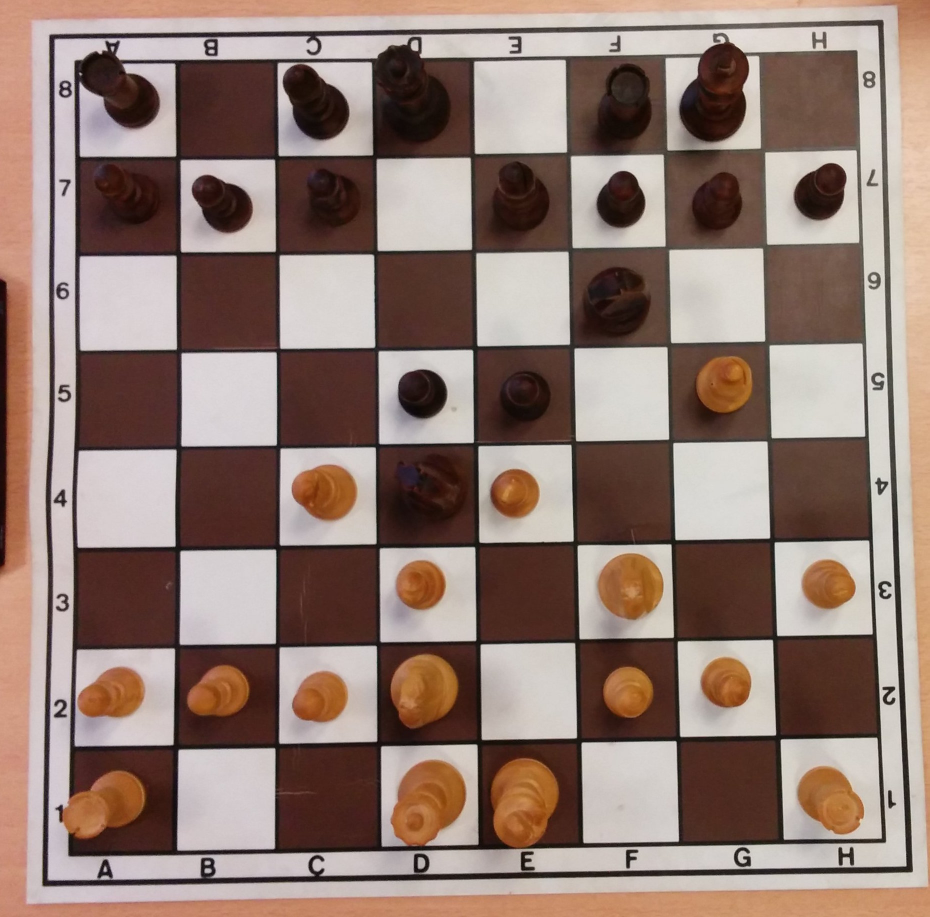
#> input picture imgprocessor/samples/sample2.jpg, 1859 x 1834 px (shown at 1/2 size)
$ jupyter execute --allow-errors chess_vision_experiments.ipynb   (shell and % lines are left out)   (Python 2 division)   (older library calls are emulated)
#> lines starting #> are read from the running program, lines starting #| are printed output that depends on the picture; after the words box and inside, x2 and y2 are one past the last pixel; in counts of white or black regions, pixels touching at a corner belong together
## Chessboard image analysis
We try out computer vision and machine learning approaches to analyse chessboard images and produce an 8x8 matrix where each square is labelled as "empty", "black" or "white".
First, we use canny edge detection (combined on all 3 colour channels) and the Hough line transform to identify the horizontal and vertical lines of the chess board.
Then, we compute their intersections which allows us to isolate an image of each square.
Then, we classify each square as empty or occupied based on the proportion of white pixels using canny edge detection.
Finally, for each occupied square, we pick the colour of the central pixel and we perform k-means clustering (k=2) on these pixels to assign a label to each square.
Currently, we achieve 100% accuracy on the sample image.

### TODO
* Try out other images!!
* parameters: canny edge $\sigma$ and canny edge threshold. These are image-specific...
* we can use the fact that we know the number of white and black pieces on the board (+/- 1) at each move to tune these parameters?
* later: performance consideerations; the whole pipeline should run in less than a few seconds per image?

[cell 1]

from __future__ import division
from __future__ import print_function

import math
import operator
import matplotlib
import numpy as np
import matplotlib.pyplot as plt
from scipy import ndimage as ndi

from scipy import ndimage as ndi

from skimage import feature, io, color, filters, exposure
from skimage.transform import hough_line, hough_line_peaks
from skimage.feature import corner_harris, corner_subpix, corner_peaks

from sklearn.cluster import KMeans
from sklearn.decomposition import PCA

[cell 2]
image = io.imread("samples/sample2.jpg")
#> image is the input picture: shape (1834, 1859, 3); mean R, G, B 145.1, 122.7, 113.5

plt.imshow(image, cmap=plt.cm.gray)
plt.show()

[cell 3]
from skimage.filters import roberts, sobel, scharr, prewitt
# [15 lines of commented-out code are left out]

from skimage.morphology import disk, square
from skimage.filters import threshold_otsu, rank
from skimage.util import img_as_ubyte

gray_image_u = img_as_ubyte(exposure.equalize_hist(color.rgb2gray(image)))
threshold_global_otsu = threshold_otsu(gray_image_u)
#> threshold_global_otsu = 129
global_otsu = gray_image_u >= threshold_global_otsu
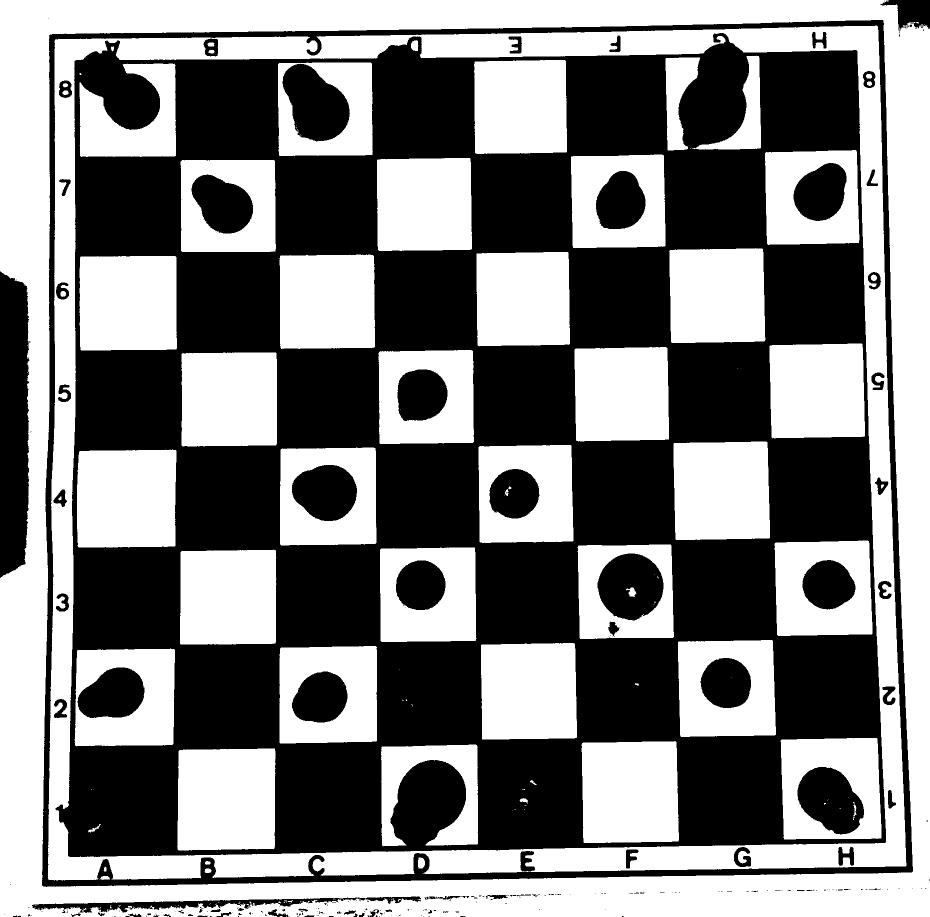
#> global_otsu: shape (1834, 1859) bool (shown at 1/2 size); 49.7% white; 136 white regions (75 under 20 px), largest, box (x1, y1, x2, y2) and area: (0, 0, 1859, 1834) 470025, (96, 51, 1813, 1761) 261855, (354, 1497, 551, 1701) 39003
# plt.imshow(global_otsu, cmap=plt.cm.gray)
# plt.plot()
img_canny = feature.canny(global_otsu, 0)
#> img_canny: shape (1834, 1859) bool; 3.1% white in thin lines or dots
# plt.imshow(feature.canny(global_otsu, 1), cmap=plt.cm.gray)
plt.imshow(prewitt(global_otsu), cmap=plt.cm.gray)
plt.plot()

# [9 lines of commented-out code are left out]

[cell 4]
# play around with different transformations
img_hsv = color.convert_colorspace(image, 'RGB', 'HSV')
image_hue = img_hsv[:,:,1]
image_blue = image[:,:,2]
image_gray = exposure.equalize_hist(color.rgb2gray(image))

image_canny2 = np.zeros_like(image_gray)
for i in range(3):
    image_canny2 = np.logical_or(image_canny2, feature.canny(exposure.equalize_hist(image[:,:,i]),1))

#image_canny = feature.canny(image_gray, 2)
image_canny = image_canny2
plt.imshow(image_canny2, cmap=plt.cm.gray)
plt.plot()

[cell 5]
# finds coordinates where the Hough lines intersect
# find horizontal and vertical lines, and compute their intersects
# return coordinates from top to bottom and left to right

ANGLE_TOL = 0.2
# TODO implement filtering here :
# we want 2 sets of 9 lines, with a 90deg angle between each pair of lines
# the distance between the lines should be homogeneous

# [30 lines left out: function find_edges, not called in this run]

# plot chessboard with lines and intersections
H, theta, d = hough_line(img_canny)
#> theta = 180 values from -1.57 to 1.55; d = 5225 values from -2612 to 2612
print(H)
#> (printed output is left out)
print(np.sum(H>0))
#| 404504

rows, cols = image_canny.shape

plt.imshow(image, cmap=plt.cm.gray)
#> (the rest of this cell did not finish here and is left out)

[cell 6]
# return a numpy array where each entry is the image of a square

# [18 lines left out: functions find_squares, print_all_squares, not called in this run]

#> (the rest of this cell did not finish here and is left out)

[cell 7]
# use a hard threshold on the proportion of white pixels in the canny-filtered images
# to classify empty and occupied squares

# how about using kmeans here as well ? difference is we know how many cases are unoccupied (up to 1)
# so that can help finding the threshold!
def is_square_occupied(img):
    return np.mean(img) > 0.13  # this threshold is obviously image-dependent... not good (0.09)

is_square_occupied = np.vectorize(is_square_occupied, otypes=[bool])
#> (the rest of this cell did not finish here and is left out)

[cell 8]
# classify occupied squares as black or white
# to do it, we pick a representative colour for each square and perform K-means clustering (K=2)
# it turns out that picking the colour of the central pixel in each square gives 100% accuracy
# whereas fancier approaches such as averaging over the inferred shape of the pawn give around 5 errors

# fancy
# [37 lines left out: functions find_average_col_2, find_average_col_3, find_average_col_4, apply_to_matrix, single_color_images, not called in this run]

#> (the rest of this cell did not finish here and is left out)

The following stuff does not seem to work

[cell 9]
from skimage.measure import label

# apply threshold
# [22 lines left out: functions find_objects, flatten_matrix, not called in this run]

#> (the rest of this cell did not finish here and is left out)

[cell 10]
# [5 lines left out: function pca_plot, not called in this run]

[cell 11]
# TODO
# use ML to classify the images?  normalized canny + SVM / SIFT + bag of words / convNet ?
# use some preprocessing to make the thresholds less image-dependent (histogram normalization?)

[cell 12]
from skimage.filters import threshold_otsu
from skimage.segmentation import clear_border
from skimage.measure import label
from skimage.morphology import closing, square
from skimage.measure import regionprops
from skimage.color import label2rgb, rgb2gray

import matplotlib.patches as mpatches

# apply threshold
image_gray = color.rgb2gray(image)
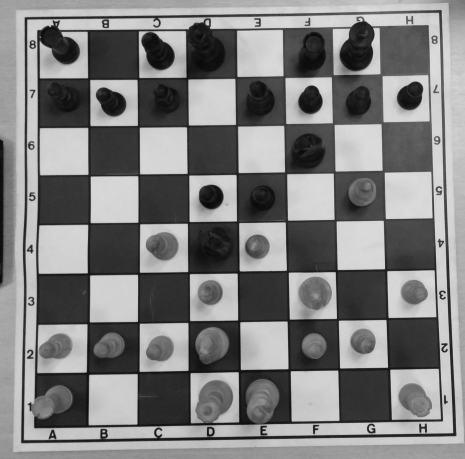
#> image_gray: shape (1834, 1859) float64 (shown at 1/4 size); min 0.00583, max 0.93, mean 0.497
thresh = threshold_otsu(image_gray)
#> thresh = 0.488

bw = closing(image_gray > thresh, square(3))
#> bw: shape (1834, 1859) bool; 51.4% white; 50 black regions (4 under 20 px), largest, box (x1, y1, x2, y2) and area: (112, 66, 1772, 1714) 1416722, (84, 40, 1826, 1773) 75387, (0, 553, 54, 1151) 26727
plt.imshow(bw)

# remove artifacts connected to image border
cleared = bw.copy()
clear_border(cleared)

# label image regions
label_image = label(cleared)
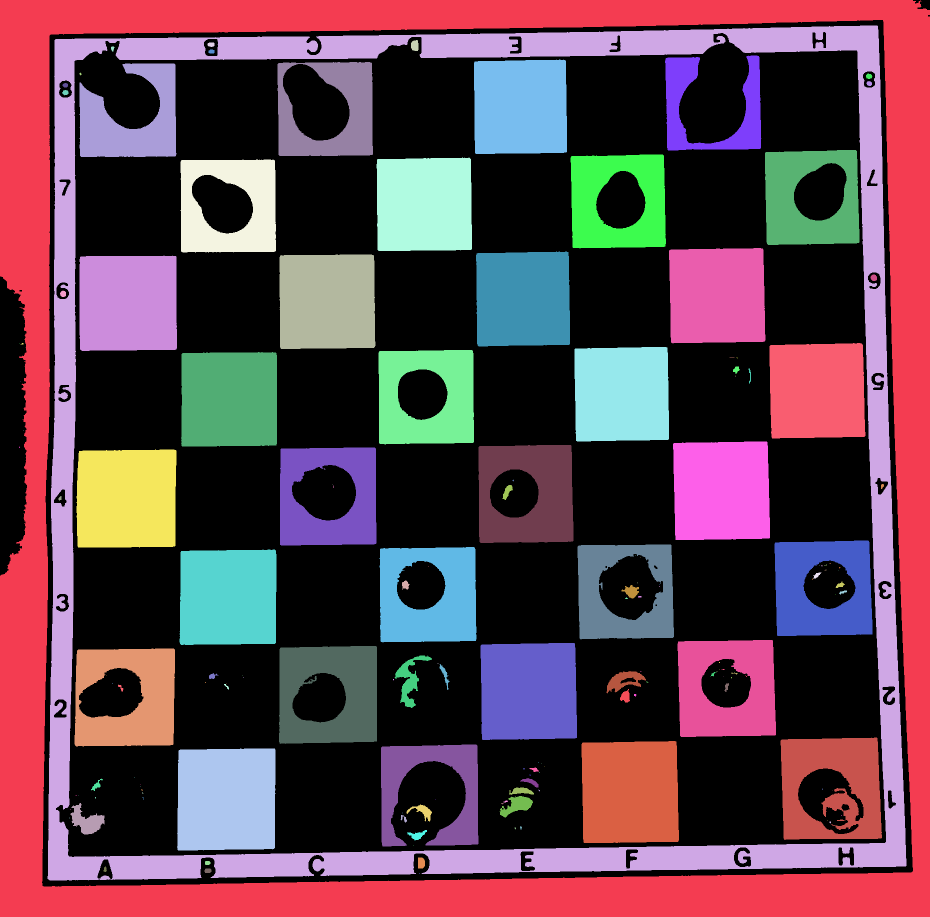
#> label_image: shape (1834, 1859) int32 (shown at 1/2 size); 160 distinct labels, from 0 to 159; one colour per label, 0 black
borders = np.logical_xor(bw, cleared)
#> borders: shape (1834, 1859) bool; every value is 0
label_image[borders] = -1
image_label_overlay = label2rgb(label_image, image=image)
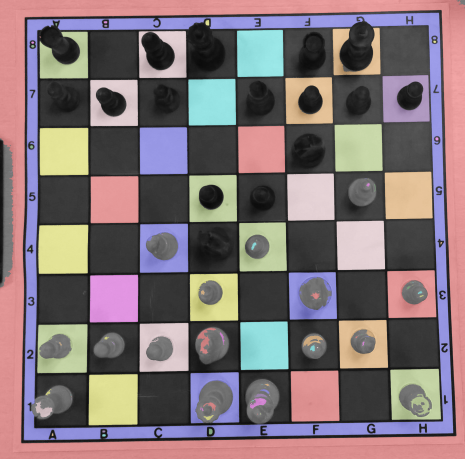
#> image_label_overlay: shape (1834, 1859, 3) float64 (shown at 1/4 size); mean R, G, B 0.503, 0.448, 0.459

fig, ax = plt.subplots(ncols=1, nrows=1, figsize=(6, 6))
ax.imshow(image_label_overlay)

for region in regionprops(label_image):

    # skip small images
    if region.area < 100:
        continue

    # draw rectangle around segmented coins
    minr, minc, maxr, maxc = region.bbox
    rect = mpatches.Rectangle((minc, minr), maxc - minc, maxr - minr,
                              fill=False, edgecolor='red', linewidth=2)
    ax.add_patch(rect)
#> this loop made 159 passes
#> (minr, minc, maxr, maxc) on passes 1 to 3: (0, 0, 1834, 1859), (51, 95, 1761, 1813), (80, 822, 102, 837)

plt.show()
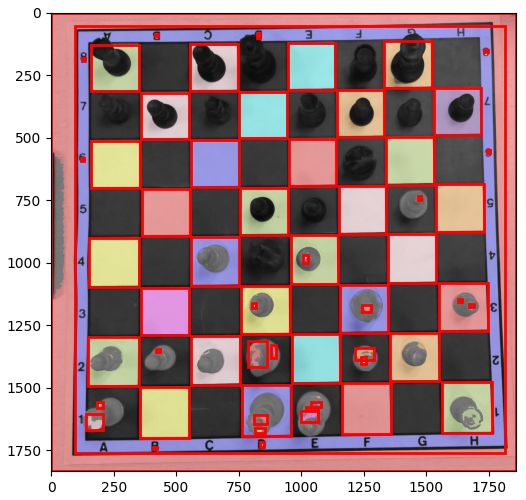
#> figure drawn by matplotlib, 1 panel

$ run again, with imgprocessor/samples/sample1.jpg copied over imgprocessor/samples/sample2.jpg
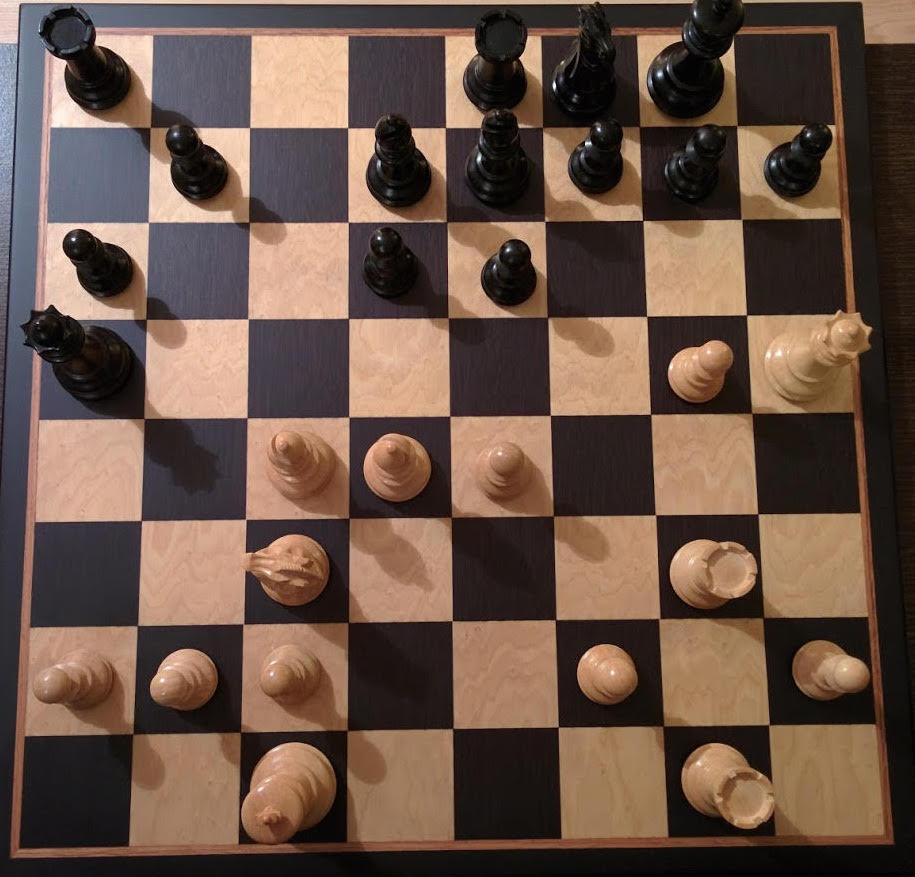
#> input picture imgprocessor/samples/sample1.jpg, 915 x 877 px
#> image is the input picture: shape (877, 915, 3); mean R, G, B 104.7, 82.3, 70
#> threshold_global_otsu = 128
#> `global_otsu = gray_image_u >= threshold_global_otsu`:
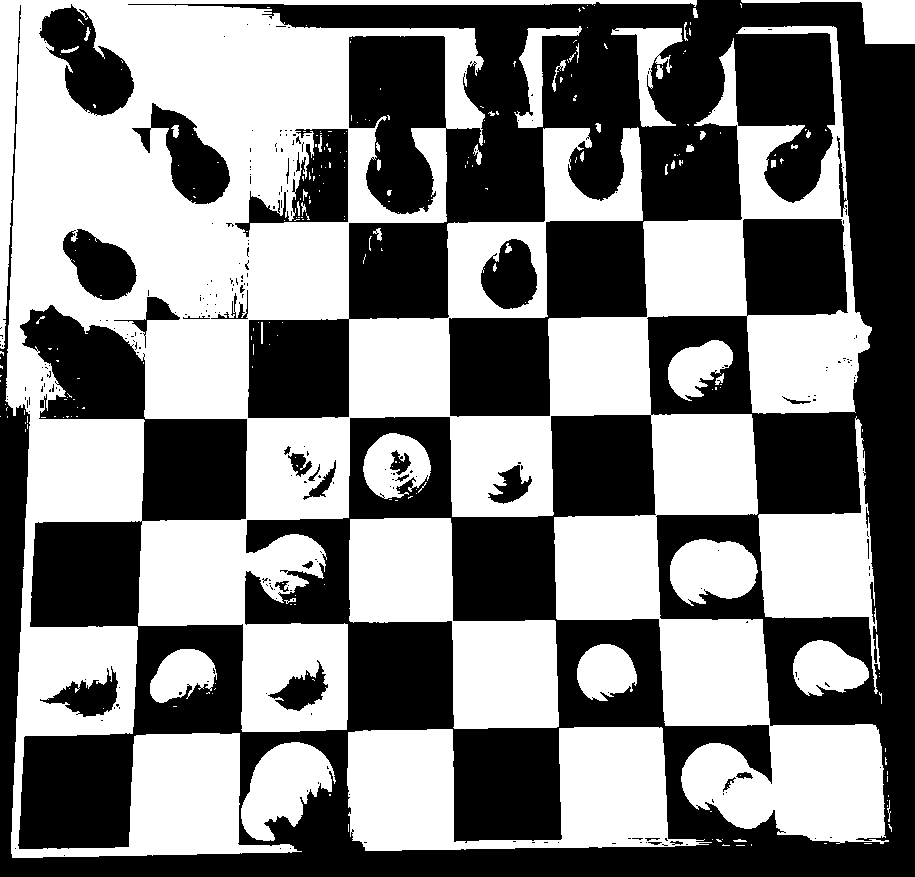
#> global_otsu: shape (877, 915) bool; 50.1% white; 252 black regions (221 under 20 px), largest, box (x1, y1, x2, y2) and area: (0, 0, 915, 877) 372219, (39, 4, 134, 116) 5493, (235, 129, 348, 237) 4915
#> img_canny: shape (877, 915) bool; 5.6% white in thin lines or dots
#> theta = 180 values from -1.57 to 1.55; d = 2537 values from -1268 to 1268
#> (printed output is left out)
#| 197185
#> thresh = 0.364
#> bw: shape (877, 915) bool; 44.5% white; 169 white regions (130 under 20 px), largest, box (x1, y1, x2, y2) and area: (0, 0, 884, 846) 281046, (13, 733, 333, 857) 18291, (559, 727, 668, 840) 11610
#> label_image: shape (877, 915) int32; 170 distinct labels, from 0 to 169
#> borders: shape (877, 915) bool; every value is 0
#> the loop `for region in regionprops(label_image):` made 169 passes
#> (minr, minc, maxr, maxc) on passes 1, 2, 8: (0, 0, 846, 884), (0, 741, 44, 915), (27, 519, 100, 581)
#> `plt.show()`:
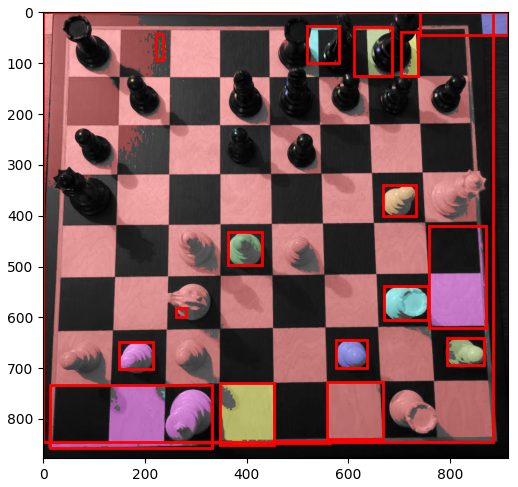
#> figure drawn by matplotlib, 1 panel

$ run again, with imgprocessor/samples/sample3.jpg copied over imgprocessor/samples/sample2.jpg
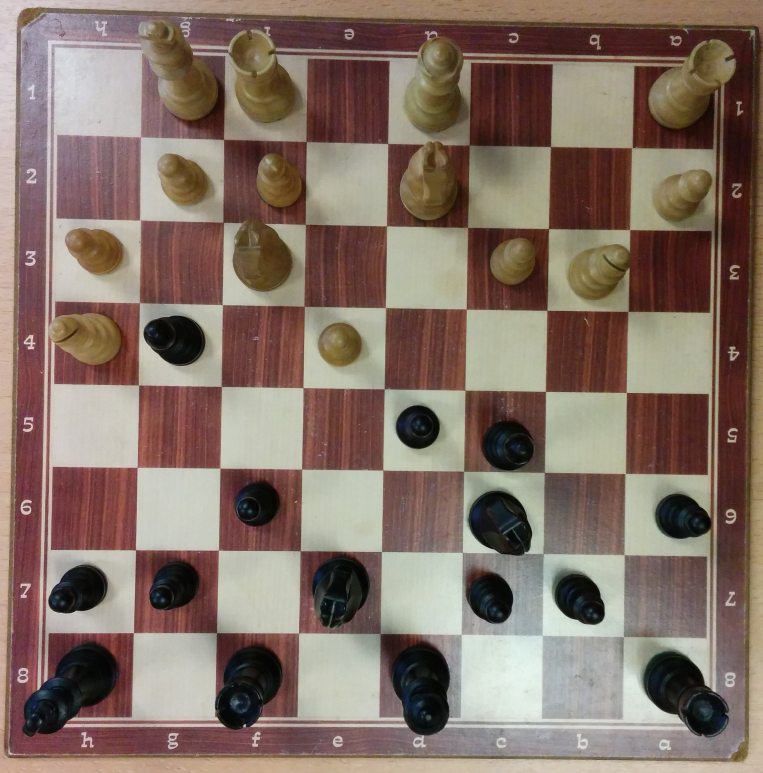
#> input picture imgprocessor/samples/sample3.jpg, 2287 x 2317 px (shown at 1/3 size)
#> image is the input picture: shape (2317, 2287, 3); mean R, G, B 132, 113.6, 102.8
#> threshold_global_otsu = 128
#> `global_otsu = gray_image_u >= threshold_global_otsu`:
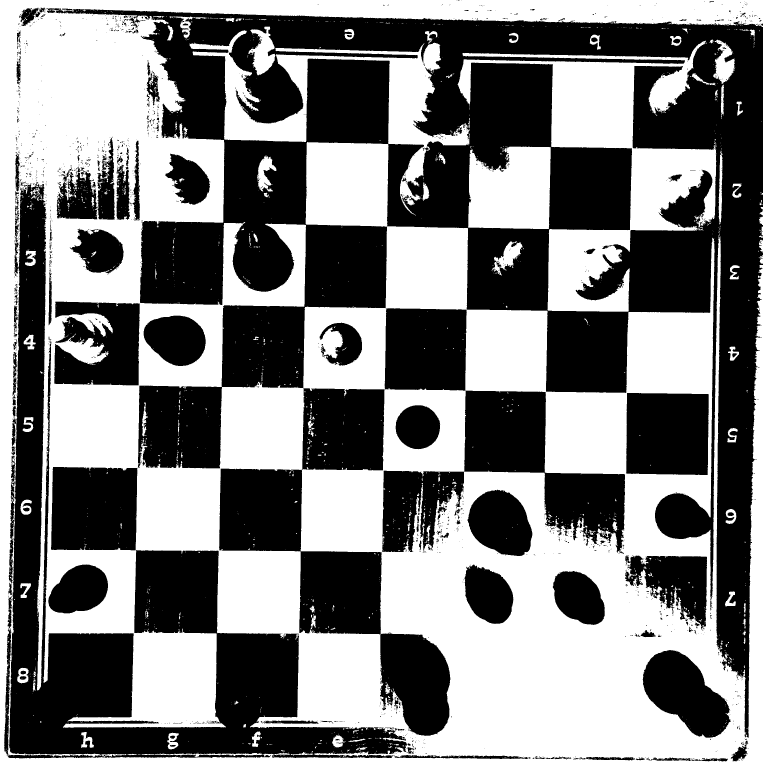
#> global_otsu: shape (2317, 2287) bool (shown at 1/3 size); 50.2% white; 1665 black regions (1477 under 20 px), largest, box (x1, y1, x2, y2) and area: (139, 25, 2287, 2213) 1554671, (12, 545, 1233, 2275) 427523, (1146, 925, 1875, 1658) 197051
#> img_canny: shape (2317, 2287) bool; 3.5% white in thin lines or dots
#> theta = 180 values from -1.57 to 1.55; d = 6513 values from -3256 to 3256
#> (printed output is left out)
#| 511441
#> thresh = 0.474
#> bw: shape (2317, 2287) bool; 46.3% white; 1043 white regions (870 under 20 px), largest, box (x1, y1, x2, y2) and area: (0, 0, 2287, 2317) 2189702, (1373, 179, 2149, 935) 155680, (1404, 440, 1652, 687) 49309
#> `label_image = label(cleared)`:
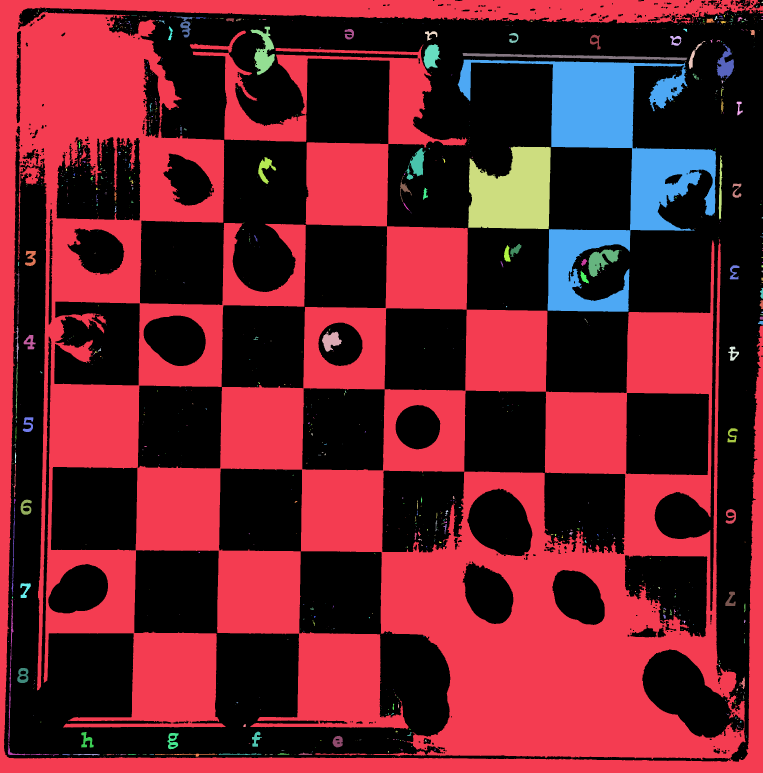
#> label_image: shape (2317, 2287) int32 (shown at 1/3 size); 1044 distinct labels, from 0 to 1043; one colour per label, 0 black
#> borders: shape (2317, 2287) bool; every value is 0
